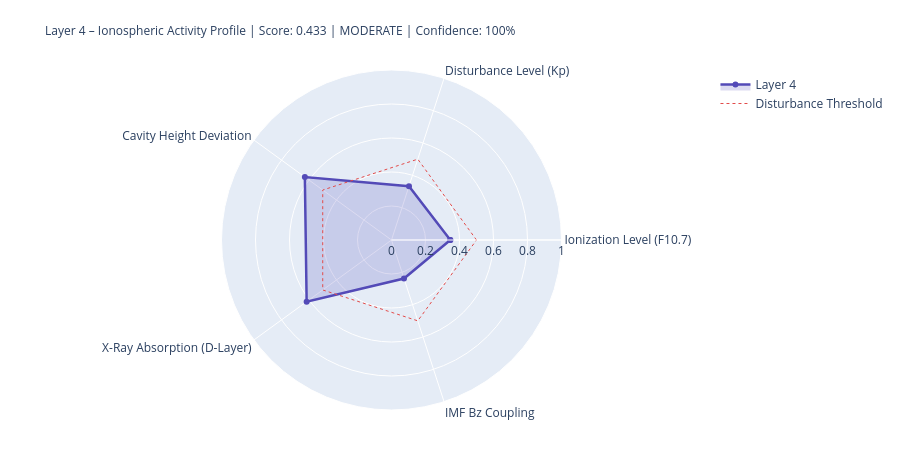

Here is the notebook cell this chart was saved with:
### Markdown cell above
---
## 4. State Assessment & Handoff to Layer 5

### Code cell
# ============================================================
# LAYER-4-SCORE
# ============================================================

COMPONENTS = {
    'Ionization Level (F10.7)':    {'score': ioniz,       'source': 'primary' if f107_now else 'from_layer0', 'dynamic': True},
    'Disturbance Level (Kp)':          {'score': disturb,     'source': 'primary' if kp_now   else 'from_layer0', 'dynamic': True},
    'Cavity Height Deviation':    {'score': h_dev,       'source': 'derived',                                'dynamic': True},
    'X-Ray Absorption (D-Layer)':{'score': xray_ioniz,  'source': 'primary' if xray_now else 'missing',     'dynamic': True},
    'IMF Bz Coupling':             {'score': bz_coupling, 'source': 'primary' if bz_now   else 'from_layer0', 'dynamic': True},
}

available    = {k: v['score'] for k, v in COMPONENTS.items() if v['score'] is not None}
unavailable  = [k for k, v in COMPONENTS.items() if v['score'] is None]
layer4_score = round(sum(available.values()) / len(available), 4) if available else None
confidence   = round(len(available) / len(COMPONENTS), 2)
level = ('unknown' if layer4_score is None
         else 'quiet'   if layer4_score < 0.3
         else 'moderate' if layer4_score < 0.6
         else 'active')
dominant_l4 = max(available, key=available.get) if available else 'none'

# Resonance delta for Schumann SR-1
sr1_ref = schumann_freq(1, 80.0)
sr1_now = schumann_freq(1, h_eff)
sr1_delta_mhz = (sr1_now - sr1_ref) * 1000

# Propagation conditions
prop_cond = ('disturbed'   if kp_val > 4
             else 'unsettled' if kp_val > 2
             else 'normal')
if xray_class in ['X', 'M']:
    prop_cond = 'Radio-Blackout moeglich'

W = 68
print('=' * W)
print('LAYER 4 – IONOSPHERE – STATE ASSESSMENT')
print('=' * W)
for name, comp in COMPONENTS.items():
    s = comp['score']
    if s is not None:
        bar = '█' * int(s * 20) + '░' * (20 - int(s * 20))
        print(f'  {name:<36} {bar}  {s:.3f}  [{comp["source"]}]')
    else:
        print(f'  {name:<36} {"─" * 20}  n/a   [missing]')
print('-' * W)
print(f'  Score:          {layer4_score:.3f}  ({len(available)}/{len(COMPONENTS)} components)')
print(f'  Confidence:     {confidence:.0%}')
print(f'  Level:          {level.upper()}')
print(f'  Dominant:       {dominant_l4}')
print(f'  Cavity height:  {h_eff:.1f} km  (Ref: 80.0 km)')
print(f'  SR-1:           {sr1_now:.3f} Hz  (Δ {sr1_delta_mhz:+.1f} mHz vs. ref)')
print(f'  Propagation:    {prop_cond}')
print(f'  X-Ray:          {xray_class}-class  ({xray_now:.2e} W/m²)' if xray_now else '  X-Ray:          n/a')
print('=' * W)

# Radar
cats   = list(available.keys())
vals_r = list(available.values())
if len(cats) >= 3:
    fig = go.Figure()
    fig.add_trace(go.Scatterpolar(
        r=vals_r + [vals_r[0]], theta=cats + [cats[0]],
        fill='toself', fillcolor='rgba(83,74,183,0.20)',
        line=dict(color='#534AB7', width=2.5), name='Layer 4'
    ))
    fig.add_trace(go.Scatterpolar(
        r=[0.5] * (len(cats)+1), theta=cats + [cats[0]],
        line=dict(color='#E24B4A', dash='dot', width=1),
        mode='lines', name='Disturbance Threshold'
    ))
    fig.update_layout(
        title=dict(
            text=f'Layer 4 – Ionospheric Activity Profile | Score: {layer4_score:.3f} | {level.upper()} | Confidence: {confidence:.0%}',
            font=dict(size=12)
        ),
        polar=dict(radialaxis=dict(visible=True, range=[0, 1])),
        height=450, showlegend=True,
        margin=dict(l=80, r=80, t=70, b=40)
    )
    fig.show()

### Figure 1 — Plotly figure (JSON) as saved in the notebook; plotly's stock layout.template omitted (floating-point values rounded to 4 significant figures)
{"data": [{"fill": "toself", "fillcolor": "rgba(83,74,183,0.20)", "line": {"color": "#534AB7", "width": 2.5}, "name": "Layer 4", "r": [0.346, 0.333, 0.63, 0.617, 0.238, 0.346], "theta": ["Ionization Level (F10.7)", "Disturbance Level (Kp)", "Cavity Height Deviation", "X-Ray Absorption (D-Layer)", "IMF Bz Coupling", "Ionization Level (F10.7)"], "type": "scatterpolar"}, {"line": {"color": "#E24B4A", "dash": "dot", "width": 1}, "mode": "lines", "name": "Disturbance Threshold", "r": [0.5, 0.5, 0.5, 0.5, 0.5, 0.5], "theta": ["Ionization Level (F10.7)", "Disturbance Level (Kp)", "Cavity Height Deviation", "X-Ray Absorption (D-Layer)", "IMF Bz Coupling", "Ionization Level (F10.7)"], "type": "scatterpolar"}], "layout": {"height": 450, "margin": {"b": 40, "l": 80, "r": 80, "t": 70}, "polar": {"radialaxis": {"range": [0, 1], "visible": true}}, "showlegend": true, "title": {"font": {"size": 12}, "text": "Layer 4 – Ionospheric Activity Profile | Score: 0.433 | MODERATE | Confidence: 100%"}}}
